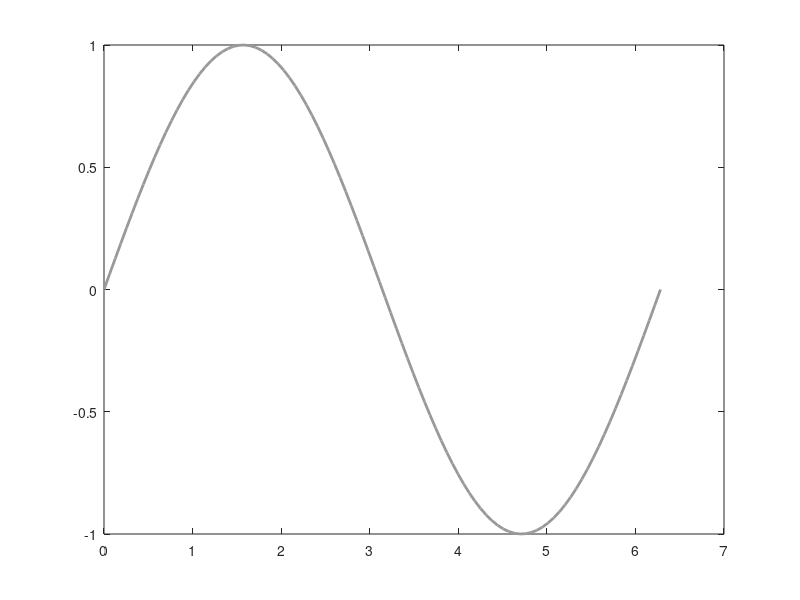

Write the MATLAB code that produced this figure. (Note: this script raises an error after producing the figure.)
% ChatGPT 4 wrote this code

x = linspace(0,2*pi,100);
y = sin(x);
h = plot(x,y,'k','LineWidth',2, 'Color',[0.6, 0.6, 0.6]); % save the handle to the line

flashLine(h)

function flashLine(varargin)
    h = varargin{1}; % get the line handle
    steps = 100; % number of steps in transition
    pause_time = 0.5/steps; % time to pause between each step

    start_color = [0.6, 0.6, 0.6]; % starting color
    end_color = [0.2, 0.2, 0.2]; % ending color
    
    for i = 1:steps
        color = start_color + (end_color - start_color) * (i/steps); % new color value
        set(h, 'Color', color); % set the color of the line
        drawnow; % refresh the figure window
        pause(0.001);
    end 

    for i = steps:-1:1
        color = start_color + (end_color - start_color) * (i/steps); % new color value
        set(h, 'Color', color); % set the color of the line
        drawnow; % refresh the figure window
        pause(0.001);
    end 
end
